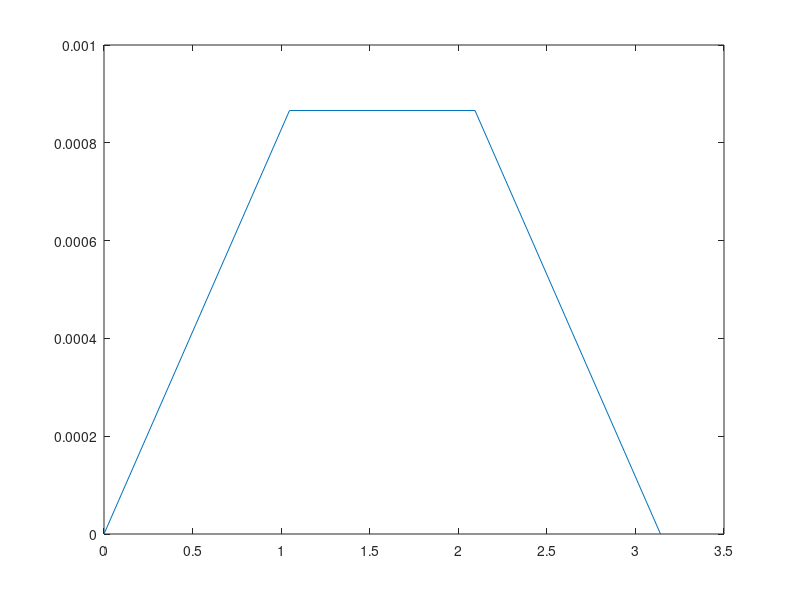

This figure's MATLAB source:
%test imperfection
clear all;
%syms t0 x L 

%Idea is to plot the deformed shape of specimen so that it can be fet into
%oofem
nEl = 3.;
t0 = 0.001;

%First calculate the length in x-direction using suggestion from chatgpt
L_target = pi;  % Target arc length

% Define the integrand for the arc length
integrand = @(x) sqrt(1 + (t0^2) * (cos(x).^2));

% Define the function to find the difference
arc_length_diff = @(b) integral(integrand, 0, b) - L_target;

% Use fzero to find the root, with an initial guess
b_initial_guess = 2;  % You can adjust this guess
b_value = fzero(arc_length_diff, b_initial_guess);


t = 0:L_target/nEl:L_target;
y = t0*sin(t);
x=t/(L_target/b_value);

outputFile = fopen('output.dat','w');
plot(x,y,'-');
formatSpec = 'node %d coords 3 %f %f 0.\n';
for i=1:nEl+1
    fprintf(outputFile,formatSpec, i, x(i), y(i));
end
